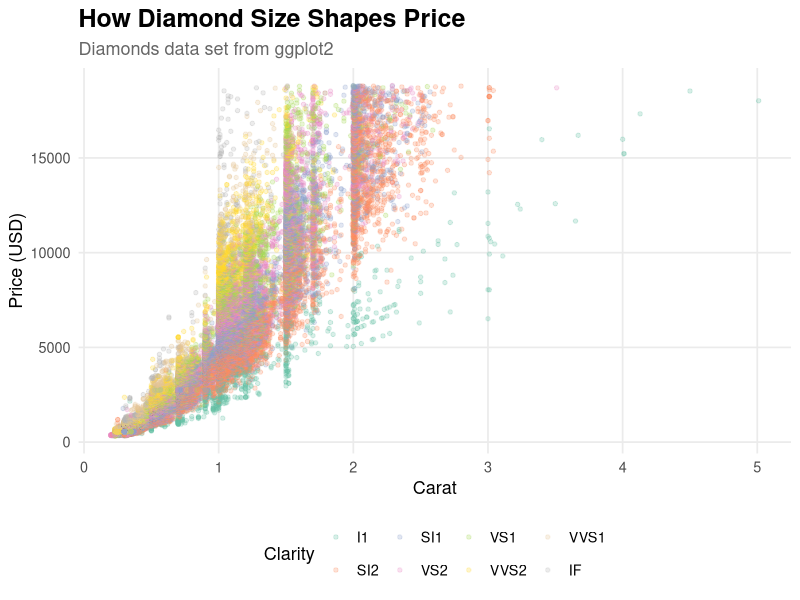

The R script that drew this image:
total <- sum(1:10)
print(total)

library(tidyverse)

diamonds_plot <- ggplot(diamonds, aes(x = carat, y = price, color = clarity)) +
	geom_point(alpha = 0.25, size = 1.2) +
	scale_color_brewer(palette = "Set2") +
	labs(
		title = "How Diamond Size Shapes Price",
		subtitle = "Diamonds data set from ggplot2",
		x = "Carat",
		y = "Price (USD)",
		color = "Clarity"
	) +
	theme_minimal(base_size = 13) +
	theme(
		plot.title = element_text(face = "bold", size = 18),
		plot.subtitle = element_text(color = "grey40"),
		legend.position = "bottom",
		panel.grid.minor = element_blank()
	)

ggsave("diamonds-1.png", diamonds_plot, width = 9, height = 6, dpi = 300)
